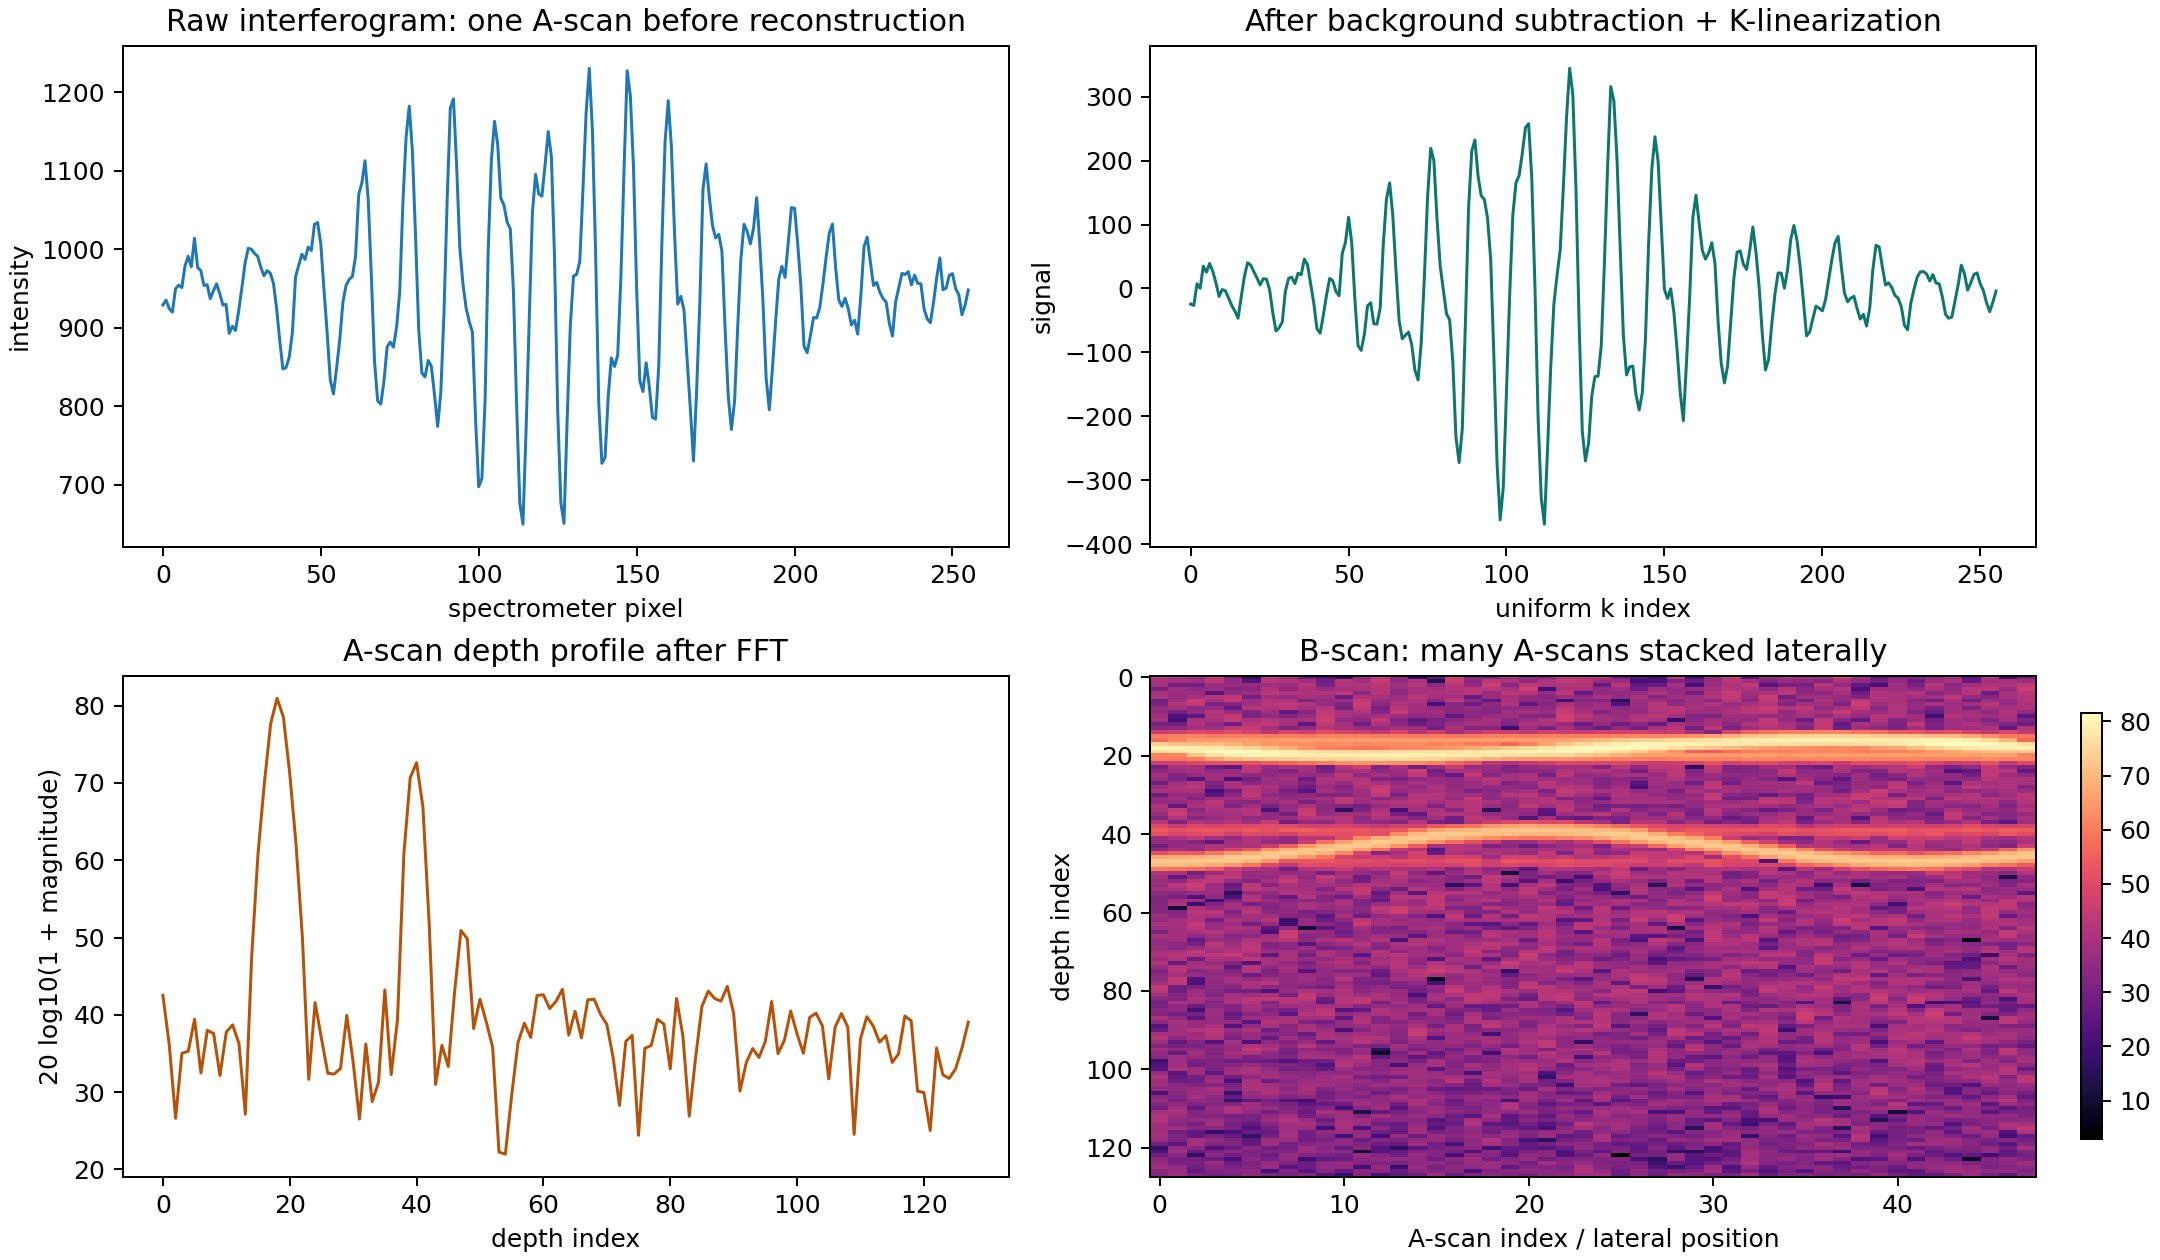

This figure's Python source:
#!/usr/bin/env python3
"""
Runnable teaching demo for the CUDA OCT reconstruction chapter.

This script does not require an NVIDIA GPU. It mirrors the dataflow in
Process_Data.cu with NumPy so the core ideas are visible:

1. M x N raw interferogram matrix
2. background subtraction
3. K-linearization by natural cubic spline
4. Thomas vs PCR tridiagonal solvers
5. batched FFT
6. A-scan and B-scan visualization

Run:
    python3 workspace/defense_demos/oct_cuda_pipeline_demo.py
"""

from __future__ import annotations

import argparse
import math
import os
from pathlib import Path

import numpy as np


def thomas_solve(a: np.ndarray, b: np.ndarray, c: np.ndarray, d: np.ndarray) -> np.ndarray:
    """Serial tridiagonal solver: a[i]x[i-1] + b[i]x[i] + c[i]x[i+1] = d[i]."""
    n = len(b)
    ac = a.astype(float).copy()
    bc = b.astype(float).copy()
    cc = c.astype(float).copy()
    dc = d.astype(float).copy()

    for i in range(1, n):
        w = ac[i] / bc[i - 1]
        bc[i] -= w * cc[i - 1]
        dc[i] -= w * dc[i - 1]

    x = np.empty(n, dtype=float)
    x[-1] = dc[-1] / bc[-1]
    for i in range(n - 2, -1, -1):
        x[i] = (dc[i] - cc[i] * x[i + 1]) / bc[i]
    return x


def pcr_solve(a: np.ndarray, b: np.ndarray, c: np.ndarray, d: np.ndarray) -> np.ndarray:
    """
    Parallel Cyclic Reduction shown with vectorized NumPy.

    In CUDA, each row update below is handled by a thread. Each level uses a
    wider neighbor distance: 1, 2, 4, ..., until every row becomes independent.
    """
    n = len(b)
    aa = a.astype(float).copy()
    bb = b.astype(float).copy()
    cc = c.astype(float).copy()
    dd = d.astype(float).copy()

    levels = math.ceil(math.log2(n))
    rows = np.arange(n)
    for level in range(levels):
        offset = 1 << level
        left = rows - offset
        right = rows + offset
        has_left = left >= 0
        has_right = right < n

        old_a, old_b, old_c, old_d = aa.copy(), bb.copy(), cc.copy(), dd.copy()
        alpha = np.zeros(n, dtype=float)
        gamma = np.zeros(n, dtype=float)

        alpha[has_left] = old_a[has_left] / old_b[left[has_left]]
        gamma[has_right] = old_c[has_right] / old_b[right[has_right]]

        bb = old_b.copy()
        dd = old_d.copy()
        aa = np.zeros(n, dtype=float)
        cc = np.zeros(n, dtype=float)

        bb[has_left] -= alpha[has_left] * old_c[left[has_left]]
        dd[has_left] -= alpha[has_left] * old_d[left[has_left]]
        aa[has_left] = -alpha[has_left] * old_a[left[has_left]]

        bb[has_right] -= gamma[has_right] * old_a[right[has_right]]
        dd[has_right] -= gamma[has_right] * old_d[right[has_right]]
        cc[has_right] = -gamma[has_right] * old_c[right[has_right]]

    return dd / bb


def build_natural_spline_system(x: np.ndarray, y: np.ndarray) -> tuple[np.ndarray, np.ndarray, np.ndarray, np.ndarray]:
    """Build the natural cubic spline tridiagonal system for second derivatives."""
    n = len(x)
    h = np.diff(x)
    a = np.zeros(n, dtype=float)
    b = np.ones(n, dtype=float)
    c = np.zeros(n, dtype=float)
    d = np.zeros(n, dtype=float)

    for i in range(1, n - 1):
        a[i] = h[i - 1]
        b[i] = 2.0 * (h[i - 1] + h[i])
        c[i] = h[i]
        left_slope = (y[i] - y[i - 1]) / h[i - 1]
        right_slope = (y[i + 1] - y[i]) / h[i]
        d[i] = 6.0 * (right_slope - left_slope)
    return a, b, c, d


def natural_spline_y2(x: np.ndarray, y: np.ndarray, solver: str) -> np.ndarray:
    a, b, c, d = build_natural_spline_system(x, y)
    if solver == "thomas":
        return thomas_solve(a, b, c, d)
    if solver == "pcr":
        return pcr_solve(a, b, c, d)
    raise ValueError(f"unknown solver: {solver}")


def spline_eval(x: np.ndarray, y: np.ndarray, y2: np.ndarray, xq: np.ndarray) -> np.ndarray:
    """Evaluate a natural cubic spline at query points xq."""
    k = np.searchsorted(x, xq, side="right") - 1
    k = np.clip(k, 0, len(x) - 2)
    h = x[k + 1] - x[k]
    A = (x[k + 1] - xq) / h
    B = (xq - x[k]) / h
    return (
        A * y[k]
        + B * y[k + 1]
        + ((A**3 - A) * y2[k] + (B**3 - B) * y2[k + 1]) * (h**2) / 6.0
    )


def make_synthetic_oct_data(m_lines: int, n_samples: int, seed: int) -> tuple[np.ndarray, np.ndarray, np.ndarray]:
    """
    Create an M x N matrix of raw OCT-like interferograms.

    x_raw simulates non-uniform k sampling. x_uniform is the target uniform k grid.
    """
    rng = np.random.default_rng(seed)
    t = np.linspace(0.0, 1.0, n_samples)
    x_raw = t**1.18
    x_uniform = np.linspace(x_raw[0], x_raw[-1], n_samples)

    envelope = np.exp(-0.5 * ((t - 0.48) / 0.22) ** 2)
    raw = np.empty((m_lines, n_samples), dtype=float)

    for m in range(m_lines):
        # Slowly varying "keyhole bottom" depth across lateral scan position.
        z1 = 18.0 + 2.0 * np.sin(2 * np.pi * m / m_lines)
        z2 = 43.0 + 4.0 * np.cos(2 * np.pi * m / (m_lines * 0.85))
        phase = 0.15 * m
        interferogram = (
            950.0
            + envelope
            * (
                220.0 * np.cos(2 * np.pi * z1 * x_raw + phase)
                + 95.0 * np.cos(2 * np.pi * z2 * x_raw + 0.4 * phase)
            )
            + rng.normal(0.0, 9.0, n_samples)
        )
        raw[m] = interferogram
    return x_raw, x_uniform, raw


def reconstruct(raw: np.ndarray, x_raw: np.ndarray, x_uniform: np.ndarray, solver: str) -> tuple[np.ndarray, np.ndarray]:
    """CPU version of the OCT reconstruction pipeline."""
    # Background subtraction: MeanKernel + SubKernel in the CUDA code.
    background = raw.mean(axis=0)
    subtracted = raw - background

    # K-linearization: one A-scan at a time. In CUDA: one block per A-scan.
    k_linear = np.empty_like(subtracted)
    for m in range(raw.shape[0]):
        y2 = natural_spline_y2(x_raw, subtracted[m], solver=solver)
        k_linear[m] = spline_eval(x_raw, subtracted[m], y2, x_uniform)

    # Apodization/compensation stand-in. Real code multiplies by complex Gc(k).
    window = np.hanning(raw.shape[1])
    compensated = k_linear * window[None, :]

    # Batched FFT: cufftPlanMany/cufftExecC2C in the CUDA code.
    fft_result = np.fft.fft(compensated, axis=1)
    amplitude = 20.0 * np.log10(1.0 + np.abs(fft_result))
    return k_linear, amplitude


def save_plot(
    out_path: Path,
    raw: np.ndarray,
    k_linear: np.ndarray,
    amplitude: np.ndarray,
    line_index: int,
) -> None:
    out_path.parent.mkdir(parents=True, exist_ok=True)
    os.environ.setdefault("MPLCONFIGDIR", str(out_path.parent / ".mplconfig"))
    import matplotlib.pyplot as plt

    depth = np.arange(amplitude.shape[1] // 2)
    fig, axes = plt.subplots(2, 2, figsize=(12, 7), constrained_layout=True)

    axes[0, 0].plot(raw[line_index], lw=1.2)
    axes[0, 0].set_title("Raw interferogram: one A-scan before reconstruction")
    axes[0, 0].set_xlabel("spectrometer pixel")
    axes[0, 0].set_ylabel("intensity")

    axes[0, 1].plot(k_linear[line_index], lw=1.2, color="#0f766e")
    axes[0, 1].set_title("After background subtraction + K-linearization")
    axes[0, 1].set_xlabel("uniform k index")
    axes[0, 1].set_ylabel("signal")

    axes[1, 0].plot(depth, amplitude[line_index, : len(depth)], lw=1.2, color="#b45309")
    axes[1, 0].set_title("A-scan depth profile after FFT")
    axes[1, 0].set_xlabel("depth index")
    axes[1, 0].set_ylabel("20 log10(1 + magnitude)")

    b_scan = amplitude[:, : len(depth)].T
    im = axes[1, 1].imshow(b_scan, aspect="auto", cmap="magma", origin="upper")
    axes[1, 1].set_title("B-scan: many A-scans stacked laterally")
    axes[1, 1].set_xlabel("A-scan index / lateral position")
    axes[1, 1].set_ylabel("depth index")
    fig.colorbar(im, ax=axes[1, 1], shrink=0.85)

    fig.savefig(out_path, dpi=180)
    plt.close(fig)


def main() -> None:
    parser = argparse.ArgumentParser()
    parser.add_argument("--M", type=int, default=48, help="number of A-scans in one B-scan")
    parser.add_argument("--N", type=int, default=256, help="samples per A-scan; power of two is recommended")
    parser.add_argument("--seed", type=int, default=7)
    parser.add_argument("--solver", choices=["thomas", "pcr"], default="pcr")
    parser.add_argument("--no-plot", action="store_true")
    args = parser.parse_args()

    x_raw, x_uniform, raw = make_synthetic_oct_data(args.M, args.N, args.seed)
    line = args.M // 2

    a, b, c, d = build_natural_spline_system(x_raw, raw[line] - raw.mean(axis=0))
    y2_thomas = thomas_solve(a, b, c, d)
    y2_pcr = pcr_solve(a, b, c, d)
    max_err = np.max(np.abs(y2_thomas - y2_pcr))
    rmse = np.sqrt(np.mean((y2_thomas - y2_pcr) ** 2))

    k_linear, amplitude = reconstruct(raw, x_raw, x_uniform, solver=args.solver)

    print("=== OCT CUDA pipeline teaching demo ===")
    print(f"Raw matrix shape: M x N = {args.M} x {args.N}")
    print("Meaning: M A-scans form one B-scan; each A-scan has N spectral samples.")
    print()
    print("Thomas vs PCR on the same cubic-spline tridiagonal system:")
    print(f"  max_abs_error = {max_err:.3e}")
    print(f"  rmse          = {rmse:.3e}")
    print()
    print("PCR dependency distance by level:")
    for level in range(math.ceil(math.log2(args.N))):
        print(f"  level {level:2d}: each row talks to neighbors +/- {1 << level}")
    print()
    print("CUDA mapping in the thesis implementation:")
    print("  grid.x = M, one CUDA block handles one A-scan")
    print("  block.x = 256, threads cooperate inside one A-scan")
    print("  shared memory stores a,b,c,d,y2,Lambda1 for PCR")
    print("  cuFFT executes an N-point FFT for all M A-scans as a batch")
    print()
    print("Output arrays:")
    print(f"  k_linear shape = {k_linear.shape}")
    print(f"  amplitude shape = {amplitude.shape}")

    if not args.no_plot:
        out_path = Path(__file__).with_name("oct_cuda_pipeline_demo.png")
        save_plot(out_path, raw, k_linear, amplitude, line)
        print(f"Saved plot: {out_path}")


if __name__ == "__main__":
    main()
